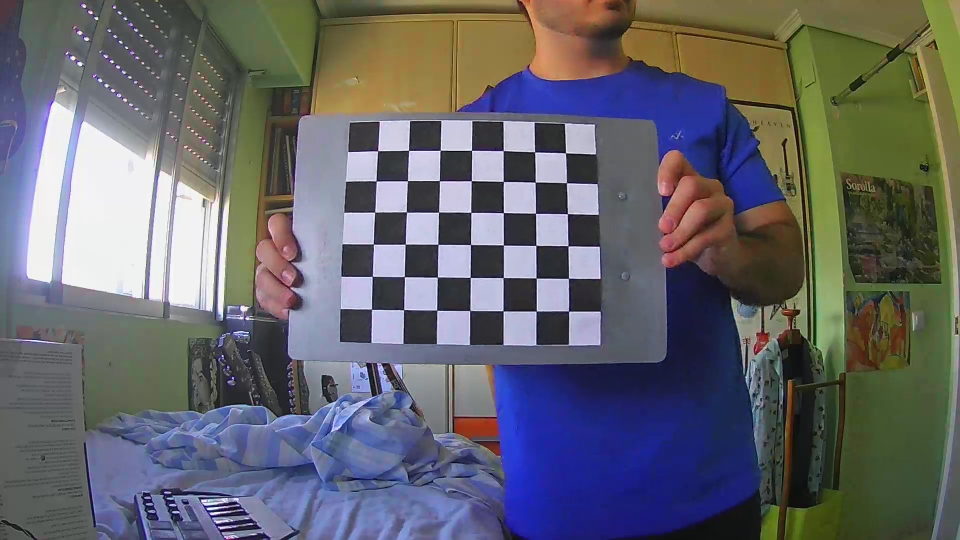
#> input picture chess_markers/5.jpg, 1920 x 1080 px (shown at 1/2 size)
$ python undistord_cam.py   (older library calls are emulated)
#> lines starting #> are read from the running program, lines starting #| are printed output that depends on the picture
import cv2
import numpy as np

K = np.array([[657.7530732583206, 0.0, 495.51785347349863], [0.0, 660.9636878760934, 271.60650499453703], [0.0, 0.0, 1.0]])
D = np.array([[-0.10638295935397933], [-0.2437635745576714], [0.705424472804052], [-0.6260109194284841]])


img = cv2.imread('./chess_markers/5.jpg')
#> img is the input picture: shape (1080, 1920, 3); mean B, G, R 107.1, 101, 100.5
h, w = img.shape[:2]
#> h = 1080; w = 1920
map1, map2 = cv2.fisheye.initUndistortRectifyMap(K, D, np.eye(3), K, (960, 540), cv2.CV_16SC2)
undistorted_img = cv2.remap(img, map1, map2, interpolation=cv2.INTER_LINEAR, borderMode=cv2.BORDER_CONSTANT)
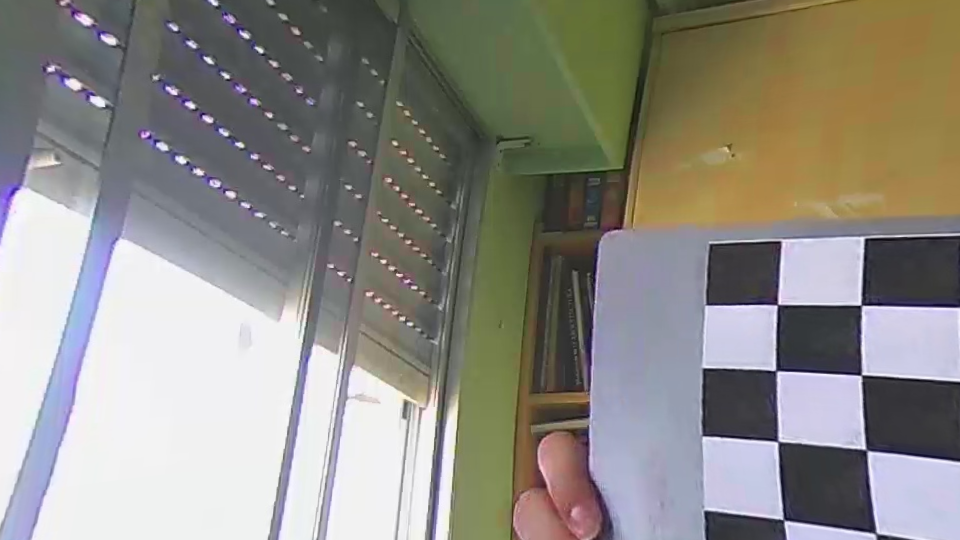
#> undistorted_img: shape (540, 960, 3); mean B, G, R 133.5, 140, 142.6
cv2.imshow("undistorted", undistorted_img)
cv2.waitKey(0)
cv2.destroyAllWindows()

$ run again, with chess_markers/11.jpg copied over chess_markers/5.jpg
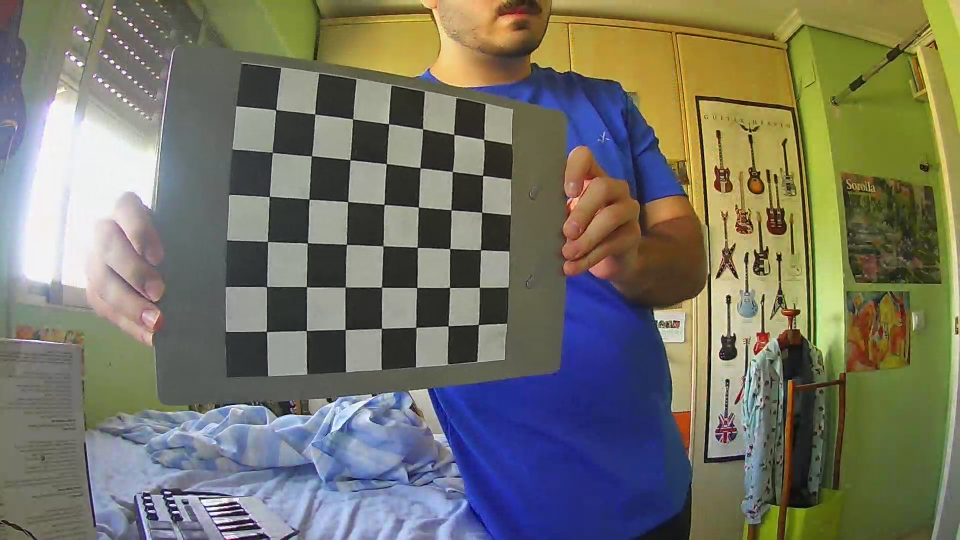
#> input picture chess_markers/11.jpg, 1920 x 1080 px (shown at 1/2 size)
#> img is the input picture: shape (1080, 1920, 3); mean B, G, R 101.9, 115.9, 116.7
#> `undistorted_img = cv2.remap(img, map1, map2, interpolation=cv2.INTER_L..`:
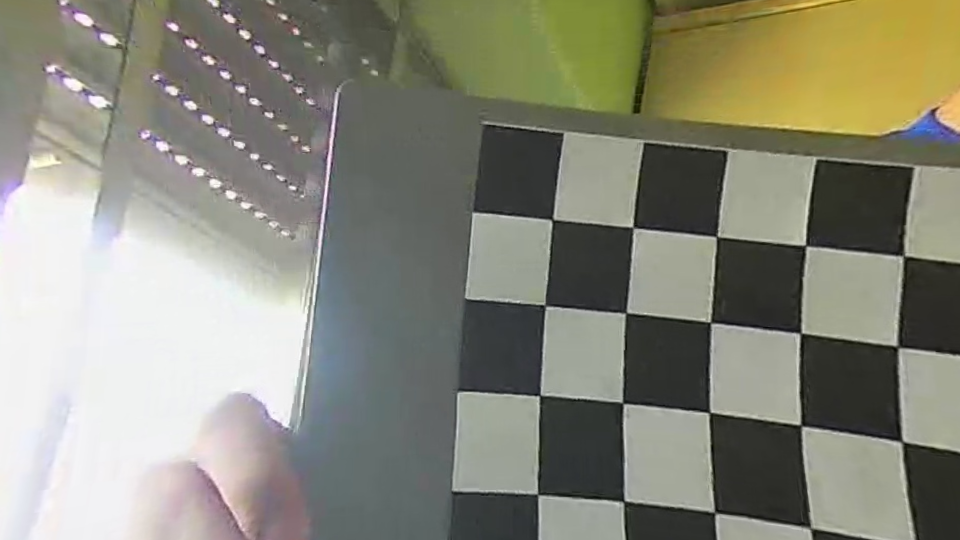
#> undistorted_img: shape (540, 960, 3); mean B, G, R 122.8, 136.9, 137.1

$ run again, with chess_markers/12.jpg copied over chess_markers/5.jpg
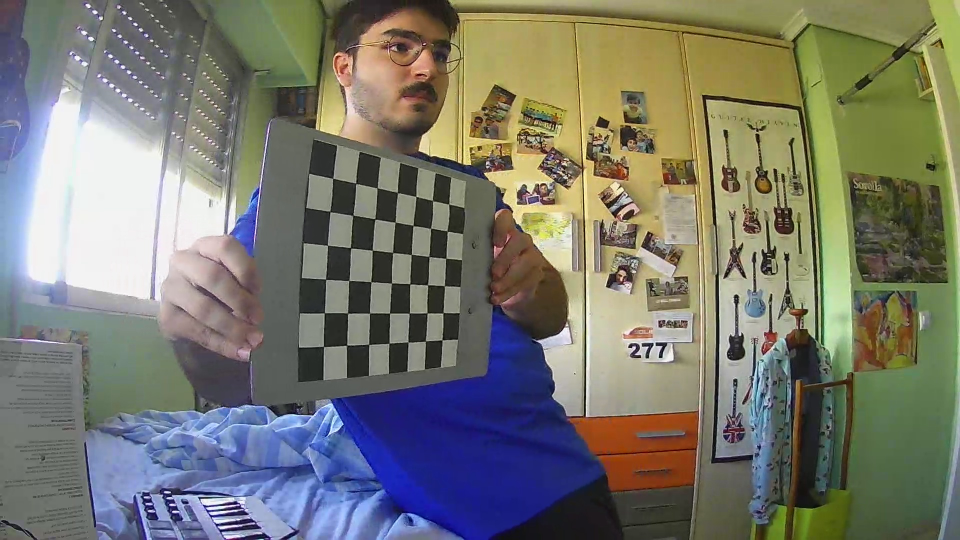
#> input picture chess_markers/12.jpg, 1920 x 1080 px (shown at 1/2 size)
#> img is the input picture: shape (1080, 1920, 3); mean B, G, R 110, 120.8, 120.7
#> `undistorted_img = cv2.remap(img, map1, map2, interpolation=cv2.INTER_L..`:
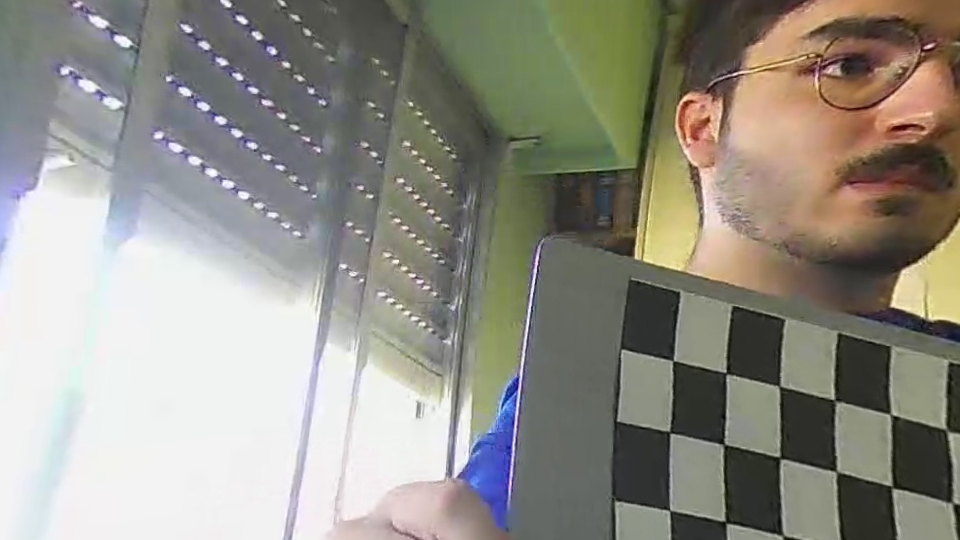
#> undistorted_img: shape (540, 960, 3); mean B, G, R 135.2, 144.5, 147.3
